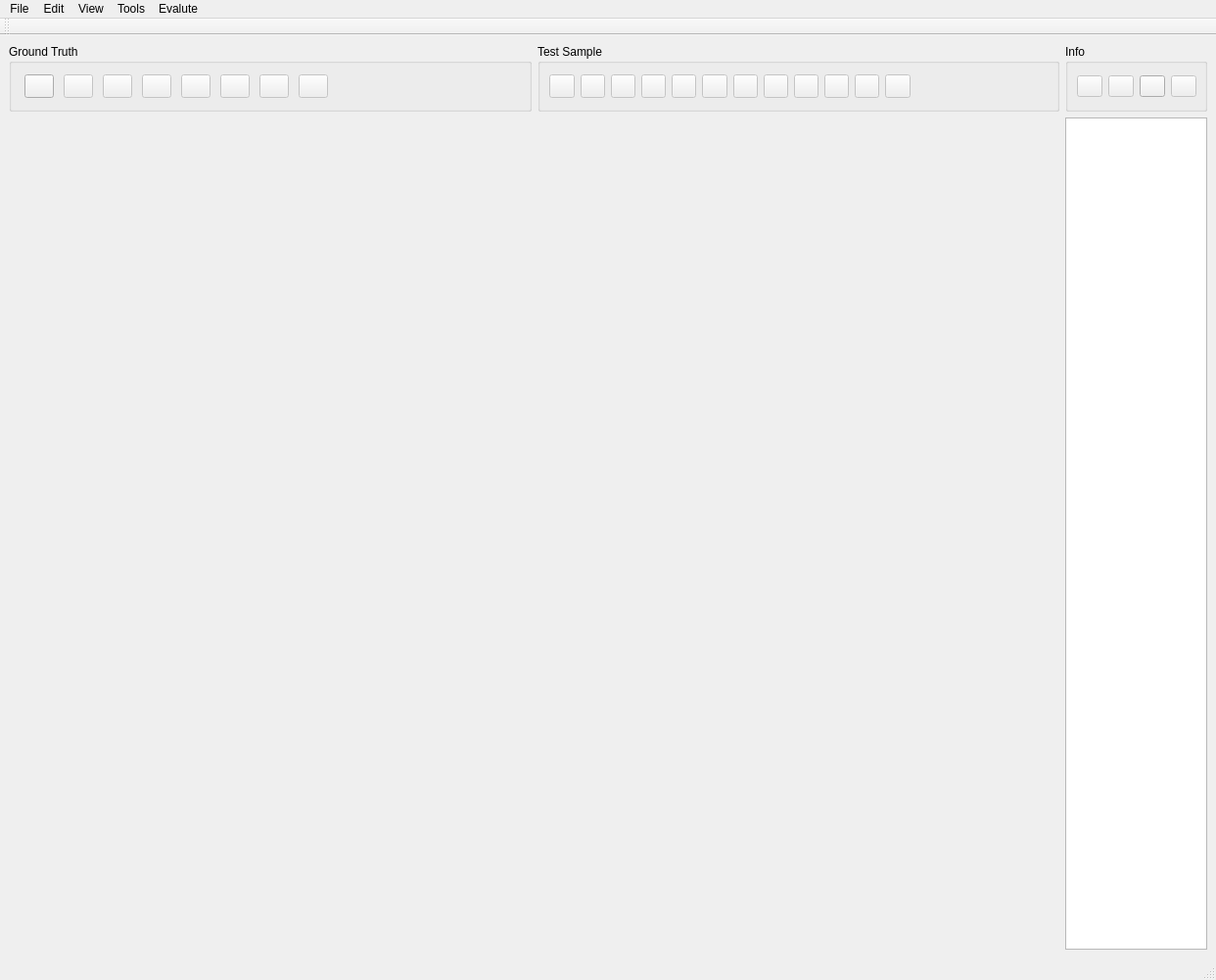
<?xml version="1.0" encoding="UTF-8"?>
<ui version="4.0">
 <class>PCCSET</class>
 <widget class="QMainWindow" name="PCCSET">
  <property name="geometry">
   <rect>
    <x>0</x>
    <y>0</y>
    <width>1242</width>
    <height>1001</height>
   </rect>
  </property>
  <property name="sizePolicy">
   <sizepolicy hsizetype="Fixed" vsizetype="Fixed">
    <horstretch>6</horstretch>
    <verstretch>0</verstretch>
   </sizepolicy>
  </property>
  <property name="windowTitle">
   <string>POINT CLOUD CLASSIFICATION AND SEGMENTATION EVALUATION TOOL</string>
  </property>
  <widget class="QWidget" name="centralwidget">
   <property name="sizePolicy">
    <sizepolicy hsizetype="Preferred" vsizetype="Preferred">
     <horstretch>0</horstretch>
     <verstretch>0</verstretch>
    </sizepolicy>
   </property>
   <layout class="QGridLayout" name="gridLayout_6">
    <item row="0" column="0">
     <layout class="QGridLayout" name="gridLayout_5" columnstretch="5,5,0">
      <item row="0" column="0">
       <widget class="QGroupBox" name="gtGroupBox">
        <property name="sizePolicy">
         <sizepolicy hsizetype="Preferred" vsizetype="Preferred">
          <horstretch>0</horstretch>
          <verstretch>0</verstretch>
         </sizepolicy>
        </property>
        <property name="minimumSize">
         <size>
          <width>461</width>
          <height>0</height>
         </size>
        </property>
        <property name="title">
         <string>Ground Truth</string>
        </property>
        <layout class="QGridLayout" name="gridLayout_4">
         <property name="rightMargin">
          <number>200</number>
         </property>
         <item row="0" column="0">
          <widget class="QPushButton" name="b_gtOpen">
           <property name="maximumSize">
            <size>
             <width>30</width>
             <height>24</height>
            </size>
           </property>
           <property name="toolTip">
            <string>Open</string>
           </property>
           <property name="text">
            <string/>
           </property>
           <property name="icon">
            <iconset theme="document-open">
             <normaloff>.</normaloff>.</iconset>
           </property>
          </widget>
         </item>
         <item row="0" column="1">
          <widget class="QPushButton" name="b_gtClear">
           <property name="enabled">
            <bool>false</bool>
           </property>
           <property name="maximumSize">
            <size>
             <width>30</width>
             <height>24</height>
            </size>
           </property>
           <property name="toolTip">
            <string>Clear</string>
           </property>
           <property name="text">
            <string/>
           </property>
           <property name="icon">
            <iconset theme="edit-clear">
             <normaloff>.</normaloff>.</iconset>
           </property>
          </widget>
         </item>
         <item row="0" column="2">
          <widget class="QPushButton" name="b_gtUndo">
           <property name="enabled">
            <bool>false</bool>
           </property>
           <property name="maximumSize">
            <size>
             <width>30</width>
             <height>24</height>
            </size>
           </property>
           <property name="toolTip">
            <string>Undo</string>
           </property>
           <property name="text">
            <string/>
           </property>
           <property name="icon">
            <iconset theme="edit-undo">
             <normaloff>.</normaloff>.</iconset>
           </property>
          </widget>
         </item>
         <item row="0" column="3">
          <widget class="QPushButton" name="b_gtRedo">
           <property name="enabled">
            <bool>false</bool>
           </property>
           <property name="maximumSize">
            <size>
             <width>30</width>
             <height>24</height>
            </size>
           </property>
           <property name="toolTip">
            <string>Redo</string>
           </property>
           <property name="text">
            <string/>
           </property>
           <property name="icon">
            <iconset theme="edit-redo">
             <normaloff>.</normaloff>.</iconset>
           </property>
          </widget>
         </item>
         <item row="0" column="4">
          <widget class="QPushButton" name="b_gtSave">
           <property name="enabled">
            <bool>false</bool>
           </property>
           <property name="maximumSize">
            <size>
             <width>30</width>
             <height>24</height>
            </size>
           </property>
           <property name="toolTip">
            <string>Save</string>
           </property>
           <property name="text">
            <string/>
           </property>
           <property name="icon">
            <iconset theme="document-save">
             <normaloff>.</normaloff>.</iconset>
           </property>
          </widget>
         </item>
         <item row="0" column="7">
          <widget class="QPushButton" name="b_gtExportAs">
           <property name="enabled">
            <bool>false</bool>
           </property>
           <property name="maximumSize">
            <size>
             <width>30</width>
             <height>24</height>
            </size>
           </property>
           <property name="toolTip">
            <string>Export As</string>
           </property>
           <property name="text">
            <string/>
           </property>
           <property name="icon">
            <iconset resource="../src/icons.qrc">
             <normaloff>:/icons/export.png</normaloff>:/icons/export.png</iconset>
           </property>
          </widget>
         </item>
         <item row="0" column="6">
          <widget class="QPushButton" name="b_gtSaveAs">
           <property name="enabled">
            <bool>false</bool>
           </property>
           <property name="maximumSize">
            <size>
             <width>30</width>
             <height>24</height>
            </size>
           </property>
           <property name="toolTip">
            <string>Save As</string>
           </property>
           <property name="text">
            <string/>
           </property>
           <property name="icon">
            <iconset resource="../src/icons.qrc">
             <normaloff>:/icons/saveas.png</normaloff>:/icons/saveas.png</iconset>
           </property>
          </widget>
         </item>
         <item row="0" column="8">
          <widget class="QPushButton" name="b_gtColorize">
           <property name="enabled">
            <bool>false</bool>
           </property>
           <property name="maximumSize">
            <size>
             <width>30</width>
             <height>24</height>
            </size>
           </property>
           <property name="toolTip">
            <string>Select Color</string>
           </property>
           <property name="text">
            <string/>
           </property>
           <property name="icon">
            <iconset resource="../src/icons.qrc">
             <normaloff>:/icons/color.png</normaloff>:/icons/color.png</iconset>
           </property>
          </widget>
         </item>
        </layout>
       </widget>
      </item>
      <item row="0" column="1">
       <widget class="QGroupBox" name="sampleGroupBox">
        <property name="sizePolicy">
         <sizepolicy hsizetype="Preferred" vsizetype="Preferred">
          <horstretch>0</horstretch>
          <verstretch>0</verstretch>
         </sizepolicy>
        </property>
        <property name="minimumSize">
         <size>
          <width>471</width>
          <height>69</height>
         </size>
        </property>
        <property name="title">
         <string>Test Sample</string>
        </property>
        <layout class="QGridLayout" name="gridLayout_2">
         <property name="rightMargin">
          <number>150</number>
         </property>
         <item row="0" column="1">
          <widget class="QPushButton" name="b_sampleClear">
           <property name="enabled">
            <bool>false</bool>
           </property>
           <property name="maximumSize">
            <size>
             <width>30</width>
             <height>24</height>
            </size>
           </property>
           <property name="toolTip">
            <string>Clear</string>
           </property>
           <property name="text">
            <string/>
           </property>
           <property name="icon">
            <iconset theme="edit-clear">
             <normaloff>.</normaloff>.</iconset>
           </property>
          </widget>
         </item>
         <item row="0" column="3">
          <widget class="QPushButton" name="b_sampleRedo">
           <property name="enabled">
            <bool>false</bool>
           </property>
           <property name="maximumSize">
            <size>
             <width>30</width>
             <height>24</height>
            </size>
           </property>
           <property name="toolTip">
            <string>Redo</string>
           </property>
           <property name="text">
            <string/>
           </property>
           <property name="icon">
            <iconset theme="edit-redo">
             <normaloff>.</normaloff>.</iconset>
           </property>
          </widget>
         </item>
         <item row="0" column="4">
          <widget class="QPushButton" name="b_sampleSave">
           <property name="enabled">
            <bool>false</bool>
           </property>
           <property name="maximumSize">
            <size>
             <width>30</width>
             <height>24</height>
            </size>
           </property>
           <property name="toolTip">
            <string>Save</string>
           </property>
           <property name="text">
            <string/>
           </property>
           <property name="icon">
            <iconset theme="document-save">
             <normaloff>.</normaloff>.</iconset>
           </property>
          </widget>
         </item>
         <item row="0" column="2">
          <widget class="QPushButton" name="b_sampleUndo">
           <property name="enabled">
            <bool>false</bool>
           </property>
           <property name="maximumSize">
            <size>
             <width>30</width>
             <height>24</height>
            </size>
           </property>
           <property name="toolTip">
            <string>Undo</string>
           </property>
           <property name="text">
            <string/>
           </property>
           <property name="icon">
            <iconset theme="edit-undo">
             <normaloff>.</normaloff>.</iconset>
           </property>
          </widget>
         </item>
         <item row="0" column="0">
          <widget class="QPushButton" name="b_sampleOpen">
           <property name="enabled">
            <bool>false</bool>
           </property>
           <property name="maximumSize">
            <size>
             <width>30</width>
             <height>24</height>
            </size>
           </property>
           <property name="toolTip">
            <string>Open</string>
           </property>
           <property name="text">
            <string/>
           </property>
           <property name="icon">
            <iconset theme="document-open">
             <normaloff>.</normaloff>.</iconset>
           </property>
          </widget>
         </item>
         <item row="0" column="6">
          <widget class="QPushButton" name="b_sampleSaveAs">
           <property name="enabled">
            <bool>false</bool>
           </property>
           <property name="maximumSize">
            <size>
             <width>30</width>
             <height>24</height>
            </size>
           </property>
           <property name="toolTip">
            <string>Save As</string>
           </property>
           <property name="text">
            <string/>
           </property>
           <property name="icon">
            <iconset resource="../src/icons.qrc">
             <normaloff>:/icons/saveas.png</normaloff>:/icons/saveas.png</iconset>
           </property>
          </widget>
         </item>
         <item row="0" column="7">
          <widget class="QPushButton" name="b_sampleExportAs">
           <property name="enabled">
            <bool>false</bool>
           </property>
           <property name="maximumSize">
            <size>
             <width>30</width>
             <height>24</height>
            </size>
           </property>
           <property name="toolTip">
            <string>Export As</string>
           </property>
           <property name="text">
            <string/>
           </property>
           <property name="icon">
            <iconset resource="../src/icons.qrc">
             <normaloff>:/icons/export.png</normaloff>:/icons/export.png</iconset>
           </property>
          </widget>
         </item>
         <item row="0" column="8">
          <widget class="QPushButton" name="b_sampleColorize">
           <property name="enabled">
            <bool>false</bool>
           </property>
           <property name="maximumSize">
            <size>
             <width>30</width>
             <height>24</height>
            </size>
           </property>
           <property name="toolTip">
            <string>Select Color</string>
           </property>
           <property name="text">
            <string/>
           </property>
           <property name="icon">
            <iconset resource="../src/icons.qrc">
             <normaloff>:/icons/color.png</normaloff>:/icons/color.png</iconset>
           </property>
          </widget>
         </item>
         <item row="0" column="11">
          <widget class="QPushButton" name="b_calculateMetrics">
           <property name="enabled">
            <bool>false</bool>
           </property>
           <property name="maximumSize">
            <size>
             <width>30</width>
             <height>24</height>
            </size>
           </property>
           <property name="toolTip">
            <string>Calculate Metrics</string>
           </property>
           <property name="text">
            <string/>
           </property>
           <property name="icon">
            <iconset resource="../src/icons.qrc">
             <normaloff>:/icons/calculate.png</normaloff>:/icons/calculate.png</iconset>
           </property>
           <property name="iconSize">
            <size>
             <width>20</width>
             <height>20</height>
            </size>
           </property>
          </widget>
         </item>
         <item row="0" column="9">
          <widget class="QPushButton" name="b_automaticPair">
           <property name="enabled">
            <bool>false</bool>
           </property>
           <property name="maximumSize">
            <size>
             <width>30</width>
             <height>24</height>
            </size>
           </property>
           <property name="toolTip">
            <string>Automatic Pair</string>
           </property>
           <property name="text">
            <string/>
           </property>
           <property name="icon">
            <iconset resource="../src/icons.qrc">
             <normaloff>:/icons/auto.png</normaloff>:/icons/auto.png</iconset>
           </property>
           <property name="iconSize">
            <size>
             <width>20</width>
             <height>20</height>
            </size>
           </property>
          </widget>
         </item>
         <item row="0" column="10">
          <widget class="QPushButton" name="b_manualPair">
           <property name="enabled">
            <bool>false</bool>
           </property>
           <property name="maximumSize">
            <size>
             <width>30</width>
             <height>24</height>
            </size>
           </property>
           <property name="toolTip">
            <string>Manual Pair</string>
           </property>
           <property name="text">
            <string/>
           </property>
           <property name="icon">
            <iconset resource="../src/icons.qrc">
             <normaloff>:/icons/manual.png</normaloff>:/icons/manual.png</iconset>
           </property>
           <property name="iconSize">
            <size>
             <width>20</width>
             <height>20</height>
            </size>
           </property>
          </widget>
         </item>
         <item row="0" column="12">
          <widget class="QPushButton" name="b_errorMap">
           <property name="enabled">
            <bool>false</bool>
           </property>
           <property name="maximumSize">
            <size>
             <width>30</width>
             <height>24</height>
            </size>
           </property>
           <property name="toolTip">
            <string>Error Map</string>
           </property>
           <property name="text">
            <string/>
           </property>
           <property name="icon">
            <iconset resource="../src/icons.qrc">
             <normaloff>:/icons/errormap.png</normaloff>:/icons/errormap.png</iconset>
           </property>
           <property name="iconSize">
            <size>
             <width>20</width>
             <height>20</height>
            </size>
           </property>
          </widget>
         </item>
        </layout>
       </widget>
      </item>
      <item row="0" column="2">
       <widget class="QGroupBox" name="infoGroupBox">
        <property name="sizePolicy">
         <sizepolicy hsizetype="Preferred" vsizetype="Preferred">
          <horstretch>0</horstretch>
          <verstretch>0</verstretch>
         </sizepolicy>
        </property>
        <property name="minimumSize">
         <size>
          <width>141</width>
          <height>69</height>
         </size>
        </property>
        <property name="maximumSize">
         <size>
          <width>145</width>
          <height>16777215</height>
         </size>
        </property>
        <property name="title">
         <string>Info</string>
        </property>
        <layout class="QGridLayout" name="gridLayout_3">
         <item row="0" column="0">
          <widget class="QPushButton" name="b_excel">
           <property name="enabled">
            <bool>false</bool>
           </property>
           <property name="toolTip">
            <string>Excel</string>
           </property>
           <property name="text">
            <string/>
           </property>
           <property name="icon">
            <iconset resource="../src/icons.qrc">
             <normaloff>:/icons/excel.png</normaloff>:/icons/excel.png</iconset>
           </property>
          </widget>
         </item>
         <item row="0" column="1">
          <widget class="QPushButton" name="b_snapshot">
           <property name="enabled">
            <bool>false</bool>
           </property>
           <property name="font">
            <font>
             <pointsize>9</pointsize>
            </font>
           </property>
           <property name="toolTip">
            <string>Snapshot</string>
           </property>
           <property name="text">
            <string/>
           </property>
           <property name="icon">
            <iconset resource="../src/icons.qrc">
             <normaloff>:/icons/snapshot.png</normaloff>:/icons/snapshot.png</iconset>
           </property>
          </widget>
         </item>
         <item row="0" column="2">
          <widget class="QPushButton" name="b_synchroniser">
           <property name="maximumSize">
            <size>
             <width>30</width>
             <height>24</height>
            </size>
           </property>
           <property name="toolTip">
            <string>Synchoniser </string>
           </property>
           <property name="text">
            <string/>
           </property>
           <property name="icon">
            <iconset resource="../src/icons.qrc">
             <normaloff>:/icons/synchronization.png</normaloff>:/icons/synchronization.png</iconset>
           </property>
           <property name="checkable">
            <bool>true</bool>
           </property>
          </widget>
         </item>
         <item row="0" column="3">
          <widget class="QPushButton" name="b_background">
           <property name="enabled">
            <bool>false</bool>
           </property>
           <property name="minimumSize">
            <size>
             <width>26</width>
             <height>0</height>
            </size>
           </property>
           <property name="maximumSize">
            <size>
             <width>30</width>
             <height>24</height>
            </size>
           </property>
           <property name="toolTip">
            <string>Background</string>
           </property>
           <property name="text">
            <string/>
           </property>
           <property name="icon">
            <iconset resource="../src/icons.qrc">
             <normaloff>:/icons/background.png</normaloff>:/icons/background.png</iconset>
           </property>
          </widget>
         </item>
        </layout>
       </widget>
      </item>
     </layout>
    </item>
    <item row="1" column="0">
     <layout class="QGridLayout" name="gridLayout">
      <item row="0" column="0">
       <widget class="QVTKWidget" name="widget_gt" native="true">
        <property name="sizePolicy">
         <sizepolicy hsizetype="Expanding" vsizetype="Expanding">
          <horstretch>0</horstretch>
          <verstretch>0</verstretch>
         </sizepolicy>
        </property>
       </widget>
      </item>
      <item row="0" column="1">
       <widget class="QVTKWidget" name="widget_sample" native="true">
        <property name="sizePolicy">
         <sizepolicy hsizetype="Expanding" vsizetype="Expanding">
          <horstretch>0</horstretch>
          <verstretch>0</verstretch>
         </sizepolicy>
        </property>
       </widget>
      </item>
      <item row="0" column="2">
       <widget class="QTextEdit" name="infoTextEdit">
        <property name="sizePolicy">
         <sizepolicy hsizetype="Preferred" vsizetype="Preferred">
          <horstretch>0</horstretch>
          <verstretch>0</verstretch>
         </sizepolicy>
        </property>
        <property name="minimumSize">
         <size>
          <width>0</width>
          <height>750</height>
         </size>
        </property>
        <property name="maximumSize">
         <size>
          <width>145</width>
          <height>16777215</height>
         </size>
        </property>
       </widget>
      </item>
     </layout>
    </item>
   </layout>
  </widget>
  <widget class="QMenuBar" name="menubar">
   <property name="geometry">
    <rect>
     <x>0</x>
     <y>0</y>
     <width>1242</width>
     <height>22</height>
    </rect>
   </property>
   <widget class="QMenu" name="m_file">
    <property name="toolTip">
     <string/>
    </property>
    <property name="title">
     <string>File</string>
    </property>
    <widget class="QMenu" name="m_open">
     <property name="toolTip">
      <string>Open (Ctrl + O)</string>
     </property>
     <property name="toolTipDuration">
      <number>2</number>
     </property>
     <property name="title">
      <string>Open</string>
     </property>
     <property name="icon">
      <iconset theme="folder-open">
       <normaloff>.</normaloff>.</iconset>
     </property>
     <addaction name="m_gtOpen"/>
     <addaction name="m_sampleOpen"/>
    </widget>
    <widget class="QMenu" name="m_save">
     <property name="enabled">
      <bool>true</bool>
     </property>
     <property name="title">
      <string>Save</string>
     </property>
     <property name="icon">
      <iconset theme="document-save">
       <normaloff>.</normaloff>.</iconset>
     </property>
     <addaction name="m_gtSave"/>
     <addaction name="m_sampleSave"/>
    </widget>
    <widget class="QMenu" name="m_saveAs">
     <property name="enabled">
      <bool>true</bool>
     </property>
     <property name="title">
      <string>Save As</string>
     </property>
     <property name="icon">
      <iconset resource="../src/icons.qrc">
       <normaloff>:/icons/saveas.png</normaloff>:/icons/saveas.png</iconset>
     </property>
     <addaction name="m_gtSaveAs"/>
     <addaction name="m_sampleSaveAs"/>
    </widget>
    <widget class="QMenu" name="m_exportAs">
     <property name="title">
      <string>Export As</string>
     </property>
     <property name="icon">
      <iconset resource="../src/icons.qrc">
       <normaloff>:/icons/export.png</normaloff>:/icons/export.png</iconset>
     </property>
     <addaction name="m_gtExportAs"/>
     <addaction name="m_sampleExportAs"/>
    </widget>
    <addaction name="m_open"/>
    <addaction name="m_save"/>
    <addaction name="m_saveAs"/>
    <addaction name="m_exportAs"/>
    <addaction name="m_exit"/>
   </widget>
   <widget class="QMenu" name="m_edit">
    <property name="title">
     <string>Edit</string>
    </property>
    <widget class="QMenu" name="m_clear">
     <property name="enabled">
      <bool>true</bool>
     </property>
     <property name="title">
      <string>Clear</string>
     </property>
     <property name="icon">
      <iconset theme="edit-clear">
       <normaloff>.</normaloff>.</iconset>
     </property>
     <addaction name="m_gtClear"/>
     <addaction name="m_sampleClear"/>
    </widget>
    <widget class="QMenu" name="m_undo">
     <property name="enabled">
      <bool>true</bool>
     </property>
     <property name="title">
      <string>Undo</string>
     </property>
     <property name="icon">
      <iconset theme="edit-undo">
       <normaloff>.</normaloff>.</iconset>
     </property>
     <addaction name="m_gtUndo"/>
     <addaction name="m_sampleUndo"/>
    </widget>
    <widget class="QMenu" name="m_redo">
     <property name="enabled">
      <bool>true</bool>
     </property>
     <property name="title">
      <string>Redo</string>
     </property>
     <property name="icon">
      <iconset theme="edit-redo">
       <normaloff>.</normaloff>.</iconset>
     </property>
     <addaction name="m_gtRedo"/>
     <addaction name="m_sampleRedo"/>
    </widget>
    <addaction name="m_clear"/>
    <addaction name="m_undo"/>
    <addaction name="m_redo"/>
   </widget>
   <widget class="QMenu" name="m_view">
    <property name="title">
     <string>View</string>
    </property>
    <addaction name="m_increasePointSize"/>
    <addaction name="m_decreasePointSize"/>
    <addaction name="m_resetPointSize"/>
   </widget>
   <widget class="QMenu" name="m_tools">
    <property name="title">
     <string>Tools</string>
    </property>
    <widget class="QMenu" name="m_colorize">
     <property name="enabled">
      <bool>true</bool>
     </property>
     <property name="title">
      <string>Colorize</string>
     </property>
     <property name="icon">
      <iconset resource="../src/icons.qrc">
       <normaloff>:/icons/color.png</normaloff>:/icons/color.png</iconset>
     </property>
     <addaction name="m_gtColorize"/>
     <addaction name="m_sampleColorize"/>
    </widget>
    <addaction name="m_background"/>
    <addaction name="m_snapshot"/>
    <addaction name="m_excel"/>
    <addaction name="m_synchroniser"/>
    <addaction name="m_colorize"/>
   </widget>
   <widget class="QMenu" name="m_evaluate">
    <property name="title">
     <string>Evalute</string>
    </property>
    <widget class="QMenu" name="m_segmentation">
     <property name="title">
      <string>Segmentation</string>
     </property>
     <property name="icon">
      <iconset resource="../src/icons.qrc">
       <normaloff>:/icons/segmentation.png</normaloff>:/icons/segmentation.png</iconset>
     </property>
     <addaction name="m_automaticPair"/>
     <addaction name="m_manualPair"/>
     <addaction name="m_errorMapSegmentation"/>
    </widget>
    <widget class="QMenu" name="m_classification">
     <property name="title">
      <string>Classification</string>
     </property>
     <property name="icon">
      <iconset resource="../src/icons.qrc">
       <normaloff>:/icons/class.png</normaloff>:/icons/class.png</iconset>
     </property>
     <addaction name="m_calculateMetrics"/>
     <addaction name="m_errorMapClassification"/>
    </widget>
    <addaction name="m_classification"/>
    <addaction name="m_segmentation"/>
   </widget>
   <addaction name="m_file"/>
   <addaction name="m_edit"/>
   <addaction name="m_view"/>
   <addaction name="m_tools"/>
   <addaction name="m_evaluate"/>
  </widget>
  <widget class="QStatusBar" name="statusbar"/>
  <widget class="QToolBar" name="toolBar">
   <property name="windowTitle">
    <string>toolBar</string>
   </property>
   <attribute name="toolBarArea">
    <enum>TopToolBarArea</enum>
   </attribute>
   <attribute name="toolBarBreak">
    <bool>false</bool>
   </attribute>
  </widget>
  <action name="m_gtOpen">
   <property name="icon">
    <iconset theme="folder-open">
     <normaloff>.</normaloff>.</iconset>
   </property>
   <property name="text">
    <string>Groundtruth</string>
   </property>
   <property name="toolTip">
    <string>Open pcd file for ground truth screen.</string>
   </property>
   <property name="shortcut">
    <string>Ctrl+O</string>
   </property>
  </action>
  <action name="m_sampleOpen">
   <property name="enabled">
    <bool>false</bool>
   </property>
   <property name="icon">
    <iconset theme="folder-open">
     <normaloff>.</normaloff>.</iconset>
   </property>
   <property name="text">
    <string>Test Sample </string>
   </property>
   <property name="shortcut">
    <string>Ctrl+Shift+O</string>
   </property>
  </action>
  <action name="m_gtSave">
   <property name="enabled">
    <bool>false</bool>
   </property>
   <property name="icon">
    <iconset theme="document-save">
     <normaloff>.</normaloff>.</iconset>
   </property>
   <property name="text">
    <string>Groundtruth</string>
   </property>
   <property name="shortcut">
    <string>Ctrl+S</string>
   </property>
  </action>
  <action name="m_sampleSave">
   <property name="enabled">
    <bool>false</bool>
   </property>
   <property name="icon">
    <iconset theme="document-save">
     <normaloff>.</normaloff>.</iconset>
   </property>
   <property name="text">
    <string>Test Sample</string>
   </property>
   <property name="shortcut">
    <string>Ctrl+Alt+S</string>
   </property>
  </action>
  <action name="m_gtSaveAs">
   <property name="enabled">
    <bool>false</bool>
   </property>
   <property name="icon">
    <iconset resource="../src/icons.qrc">
     <normaloff>:/icons/saveas.png</normaloff>:/icons/saveas.png</iconset>
   </property>
   <property name="text">
    <string>Groundtruth</string>
   </property>
  </action>
  <action name="m_sampleSaveAs">
   <property name="enabled">
    <bool>false</bool>
   </property>
   <property name="icon">
    <iconset resource="../src/icons.qrc">
     <normaloff>:/icons/saveas.png</normaloff>:/icons/saveas.png</iconset>
   </property>
   <property name="text">
    <string>Test Sample</string>
   </property>
  </action>
  <action name="m_exit">
   <property name="icon">
    <iconset theme="application-exit">
     <normaloff>.</normaloff>.</iconset>
   </property>
   <property name="text">
    <string>Exit</string>
   </property>
   <property name="shortcut">
    <string>Shift+F4</string>
   </property>
  </action>
  <action name="m_gtClear">
   <property name="enabled">
    <bool>false</bool>
   </property>
   <property name="icon">
    <iconset theme="edit-clear">
     <normaloff>.</normaloff>.</iconset>
   </property>
   <property name="text">
    <string>Groundtruth</string>
   </property>
   <property name="shortcut">
    <string>Ctrl+L</string>
   </property>
  </action>
  <action name="m_sampleClear">
   <property name="enabled">
    <bool>false</bool>
   </property>
   <property name="icon">
    <iconset theme="edit-clear">
     <normaloff>.</normaloff>.</iconset>
   </property>
   <property name="text">
    <string>Test Sample</string>
   </property>
   <property name="shortcut">
    <string>Ctrl+Shift+L</string>
   </property>
  </action>
  <action name="m_gtUndo">
   <property name="enabled">
    <bool>false</bool>
   </property>
   <property name="icon">
    <iconset theme="edit-undo">
     <normaloff>.</normaloff>.</iconset>
   </property>
   <property name="text">
    <string>Groundtruth</string>
   </property>
   <property name="shortcut">
    <string>Ctrl+Z</string>
   </property>
  </action>
  <action name="m_sampleUndo">
   <property name="enabled">
    <bool>false</bool>
   </property>
   <property name="icon">
    <iconset theme="edit-undo">
     <normaloff>.</normaloff>.</iconset>
   </property>
   <property name="text">
    <string>Test Sample</string>
   </property>
   <property name="shortcut">
    <string>Ctrl+Shift+Z</string>
   </property>
  </action>
  <action name="m_gtRedo">
   <property name="enabled">
    <bool>false</bool>
   </property>
   <property name="icon">
    <iconset theme="edit-redo">
     <normaloff>.</normaloff>.</iconset>
   </property>
   <property name="text">
    <string>Groundtruth</string>
   </property>
   <property name="shortcut">
    <string>Ctrl+Y</string>
   </property>
  </action>
  <action name="m_sampleRedo">
   <property name="enabled">
    <bool>false</bool>
   </property>
   <property name="icon">
    <iconset theme="edit-redo">
     <normaloff>.</normaloff>.</iconset>
   </property>
   <property name="text">
    <string>Test Sample</string>
   </property>
   <property name="shortcut">
    <string>Ctrl+Shift+Y</string>
   </property>
  </action>
  <action name="m_increasePointSize">
   <property name="enabled">
    <bool>false</bool>
   </property>
   <property name="icon">
    <iconset resource="../src/icons.qrc">
     <normaloff>:/icons/increase.png</normaloff>:/icons/increase.png</iconset>
   </property>
   <property name="text">
    <string>Increase Point Size</string>
   </property>
   <property name="shortcut">
    <string>Ctrl++</string>
   </property>
  </action>
  <action name="m_decreasePointSize">
   <property name="enabled">
    <bool>false</bool>
   </property>
   <property name="icon">
    <iconset resource="../src/icons.qrc">
     <normaloff>:/icons/decrease.png</normaloff>:/icons/decrease.png</iconset>
   </property>
   <property name="text">
    <string>Decrease Point Size</string>
   </property>
   <property name="shortcut">
    <string>Ctrl+-</string>
   </property>
  </action>
  <action name="m_resetPointSize">
   <property name="enabled">
    <bool>false</bool>
   </property>
   <property name="icon">
    <iconset resource="../src/icons.qrc">
     <normaloff>:/icons/reset.png</normaloff>:/icons/reset.png</iconset>
   </property>
   <property name="text">
    <string>Reset Point Size</string>
   </property>
   <property name="shortcut">
    <string>Ctrl+R</string>
   </property>
  </action>
  <action name="m_background">
   <property name="enabled">
    <bool>false</bool>
   </property>
   <property name="icon">
    <iconset resource="../src/icons.qrc">
     <normaloff>:/icons/background.png</normaloff>:/icons/background.png</iconset>
   </property>
   <property name="text">
    <string>Background</string>
   </property>
   <property name="shortcut">
    <string>Ctrl+B</string>
   </property>
  </action>
  <action name="m_snapshot">
   <property name="enabled">
    <bool>false</bool>
   </property>
   <property name="icon">
    <iconset resource="../src/icons.qrc">
     <normaloff>:/icons/snapshot.png</normaloff>:/icons/snapshot.png</iconset>
   </property>
   <property name="text">
    <string>Snapshot</string>
   </property>
   <property name="shortcut">
    <string>Shift+S</string>
   </property>
  </action>
  <action name="m_excel">
   <property name="enabled">
    <bool>false</bool>
   </property>
   <property name="icon">
    <iconset resource="../src/icons.qrc">
     <normaloff>:/icons/excel.png</normaloff>:/icons/excel.png</iconset>
   </property>
   <property name="text">
    <string>Excel</string>
   </property>
   <property name="shortcut">
    <string>Ctrl+E</string>
   </property>
  </action>
  <action name="actionMake_Pair">
   <property name="enabled">
    <bool>false</bool>
   </property>
   <property name="text">
    <string>Make Pair</string>
   </property>
   <property name="shortcut">
    <string>Shift+N</string>
   </property>
  </action>
  <action name="actionPerform_Initial_Pair">
   <property name="enabled">
    <bool>false</bool>
   </property>
   <property name="text">
    <string>Perform Initial Pair</string>
   </property>
   <property name="shortcut">
    <string>Shift+P</string>
   </property>
  </action>
  <action name="actionError_Map">
   <property name="enabled">
    <bool>false</bool>
   </property>
   <property name="text">
    <string>Error Map</string>
   </property>
   <property name="shortcut">
    <string>Shift+E</string>
   </property>
  </action>
  <action name="actionManual_Pair">
   <property name="enabled">
    <bool>false</bool>
   </property>
   <property name="text">
    <string>Manual Pair</string>
   </property>
   <property name="shortcut">
    <string>Shift+M</string>
   </property>
  </action>
  <action name="m_automaticPair">
   <property name="enabled">
    <bool>false</bool>
   </property>
   <property name="icon">
    <iconset resource="../src/icons.qrc">
     <normaloff>:/icons/auto.png</normaloff>:/icons/auto.png</iconset>
   </property>
   <property name="text">
    <string>Automatic Pair</string>
   </property>
  </action>
  <action name="errorMapSegmentation">
   <property name="enabled">
    <bool>false</bool>
   </property>
   <property name="text">
    <string>Error Map</string>
   </property>
  </action>
  <action name="manualPairSegmentation">
   <property name="enabled">
    <bool>false</bool>
   </property>
   <property name="text">
    <string>Manual Pair</string>
   </property>
  </action>
  <action name="errorMapClassification">
   <property name="enabled">
    <bool>false</bool>
   </property>
   <property name="text">
    <string>Error Map</string>
   </property>
  </action>
  <action name="manualPairClassification">
   <property name="enabled">
    <bool>false</bool>
   </property>
   <property name="text">
    <string>Manual Pair</string>
   </property>
  </action>
  <action name="m_manualPair">
   <property name="enabled">
    <bool>false</bool>
   </property>
   <property name="icon">
    <iconset resource="../src/icons.qrc">
     <normaloff>:/icons/manual.png</normaloff>:/icons/manual.png</iconset>
   </property>
   <property name="text">
    <string>Manual pair</string>
   </property>
  </action>
  <action name="m_errorMapSegmentation">
   <property name="enabled">
    <bool>false</bool>
   </property>
   <property name="icon">
    <iconset resource="../src/icons.qrc">
     <normaloff>:/icons/errormap.png</normaloff>:/icons/errormap.png</iconset>
   </property>
   <property name="text">
    <string>Error Map</string>
   </property>
  </action>
  <action name="m_calculateMetrics">
   <property name="enabled">
    <bool>false</bool>
   </property>
   <property name="icon">
    <iconset resource="../src/icons.qrc">
     <normaloff>:/icons/calculate.png</normaloff>:/icons/calculate.png</iconset>
   </property>
   <property name="text">
    <string>Calculate Metrics</string>
   </property>
  </action>
  <action name="m_errorMapClassification">
   <property name="enabled">
    <bool>false</bool>
   </property>
   <property name="icon">
    <iconset resource="../src/icons.qrc">
     <normaloff>:/icons/errormap.png</normaloff>:/icons/errormap.png</iconset>
   </property>
   <property name="text">
    <string>Error Map</string>
   </property>
  </action>
  <action name="m_gtColorize">
   <property name="enabled">
    <bool>false</bool>
   </property>
   <property name="icon">
    <iconset resource="../src/icons.qrc">
     <normaloff>:/icons/color.png</normaloff>:/icons/color.png</iconset>
   </property>
   <property name="text">
    <string>Ground truth</string>
   </property>
  </action>
  <action name="m_sampleColorize">
   <property name="enabled">
    <bool>false</bool>
   </property>
   <property name="icon">
    <iconset resource="../src/icons.qrc">
     <normaloff>:/icons/color.png</normaloff>:/icons/color.png</iconset>
   </property>
   <property name="text">
    <string>Test Sample</string>
   </property>
  </action>
  <action name="m_gtExportAs">
   <property name="enabled">
    <bool>false</bool>
   </property>
   <property name="icon">
    <iconset resource="../src/icons.qrc">
     <normaloff>:/icons/export.png</normaloff>:/icons/export.png</iconset>
   </property>
   <property name="text">
    <string>Ground Truth</string>
   </property>
  </action>
  <action name="m_sampleExportAs">
   <property name="enabled">
    <bool>false</bool>
   </property>
   <property name="icon">
    <iconset resource="../src/icons.qrc">
     <normaloff>:/icons/export.png</normaloff>:/icons/export.png</iconset>
   </property>
   <property name="text">
    <string>Test Sample</string>
   </property>
  </action>
  <action name="m_synchroniser">
   <property name="checkable">
    <bool>true</bool>
   </property>
   <property name="checked">
    <bool>false</bool>
   </property>
   <property name="enabled">
    <bool>false</bool>
   </property>
   <property name="icon">
    <iconset resource="../src/icons.qrc">
     <normaloff>:/icons/synchronization.png</normaloff>:/icons/synchronization.png</iconset>
   </property>
   <property name="text">
    <string>Synchroniser</string>
   </property>
  </action>
 </widget>
 <customwidgets>
  <customwidget>
   <class>QVTKWidget</class>
   <extends>QWidget</extends>
   <header location="global">QVTKWidget.h</header>
   <container>1</container>
  </customwidget>
 </customwidgets>
 <resources>
  <include location="../src/icons.qrc"/>
 </resources>
 <connections/>
</ui>
